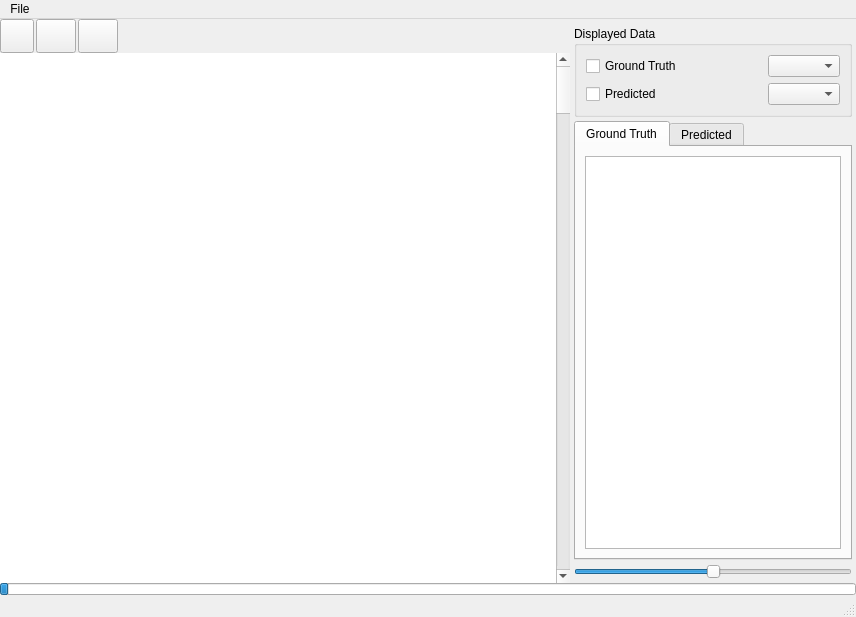
<?xml version="1.0" encoding="UTF-8"?>
<ui version="4.0">
 <class>main_window</class>
 <widget class="QMainWindow" name="main_window">
  <property name="geometry">
   <rect>
    <x>0</x>
    <y>0</y>
    <width>856</width>
    <height>617</height>
   </rect>
  </property>
  <property name="windowTitle">
   <string>MainWindow</string>
  </property>
  <widget class="QWidget" name="central_widget">
   <layout class="QGridLayout" name="gridLayout_2">
    <property name="leftMargin">
     <number>0</number>
    </property>
    <property name="topMargin">
     <number>0</number>
    </property>
    <property name="rightMargin">
     <number>0</number>
    </property>
    <property name="bottomMargin">
     <number>0</number>
    </property>
    <property name="spacing">
     <number>0</number>
    </property>
    <item row="0" column="0">
     <widget class="QWidget" name="graphics_widget" native="true">
      <layout class="QVBoxLayout" name="verticalLayout_4">
       <property name="spacing">
        <number>0</number>
       </property>
       <property name="leftMargin">
        <number>0</number>
       </property>
       <property name="topMargin">
        <number>0</number>
       </property>
       <property name="rightMargin">
        <number>0</number>
       </property>
       <property name="bottomMargin">
        <number>0</number>
       </property>
       <item>
        <layout class="QHBoxLayout" name="horizontalLayout_5">
         <property name="spacing">
          <number>2</number>
         </property>
         <item>
          <widget class="QPushButton" name="resize_button">
           <property name="enabled">
            <bool>true</bool>
           </property>
           <property name="sizePolicy">
            <sizepolicy hsizetype="Fixed" vsizetype="Fixed">
             <horstretch>0</horstretch>
             <verstretch>0</verstretch>
            </sizepolicy>
           </property>
           <property name="minimumSize">
            <size>
             <width>34</width>
             <height>34</height>
            </size>
           </property>
           <property name="maximumSize">
            <size>
             <width>32</width>
             <height>34</height>
            </size>
           </property>
           <property name="text">
            <string/>
           </property>
           <property name="icon">
            <iconset resource="../resources.qrc">
             <normaloff>:/icons/resize_medium</normaloff>:/icons/resize_medium</iconset>
           </property>
           <property name="iconSize">
            <size>
             <width>32</width>
             <height>32</height>
            </size>
           </property>
           <property name="autoDefault">
            <bool>false</bool>
           </property>
           <property name="default">
            <bool>false</bool>
           </property>
           <property name="flat">
            <bool>false</bool>
           </property>
          </widget>
         </item>
         <item>
          <widget class="QPushButton" name="zoom_out_button">
           <property name="enabled">
            <bool>true</bool>
           </property>
           <property name="sizePolicy">
            <sizepolicy hsizetype="Fixed" vsizetype="Fixed">
             <horstretch>0</horstretch>
             <verstretch>0</verstretch>
            </sizepolicy>
           </property>
           <property name="minimumSize">
            <size>
             <width>34</width>
             <height>34</height>
            </size>
           </property>
           <property name="maximumSize">
            <size>
             <width>40</width>
             <height>34</height>
            </size>
           </property>
           <property name="text">
            <string/>
           </property>
           <property name="icon">
            <iconset resource="../resources.qrc">
             <normaloff>:/icons/zoom_in_small</normaloff>:/icons/zoom_in_small</iconset>
           </property>
           <property name="iconSize">
            <size>
             <width>24</width>
             <height>24</height>
            </size>
           </property>
           <property name="shortcut">
            <string>Ctrl+Shift+_</string>
           </property>
          </widget>
         </item>
         <item>
          <widget class="QPushButton" name="zoom_in_button">
           <property name="sizePolicy">
            <sizepolicy hsizetype="Fixed" vsizetype="Fixed">
             <horstretch>0</horstretch>
             <verstretch>0</verstretch>
            </sizepolicy>
           </property>
           <property name="minimumSize">
            <size>
             <width>40</width>
             <height>34</height>
            </size>
           </property>
           <property name="maximumSize">
            <size>
             <width>40</width>
             <height>34</height>
            </size>
           </property>
           <property name="text">
            <string/>
           </property>
           <property name="icon">
            <iconset resource="../resources.qrc">
             <normaloff>:/icons/zoom_out_small</normaloff>:/icons/zoom_out_small</iconset>
           </property>
           <property name="iconSize">
            <size>
             <width>24</width>
             <height>24</height>
            </size>
           </property>
           <property name="shortcut">
            <string>Ctrl++</string>
           </property>
          </widget>
         </item>
         <item>
          <spacer name="graphics_button_spacer">
           <property name="orientation">
            <enum>Qt::Horizontal</enum>
           </property>
           <property name="sizeHint" stdset="0">
            <size>
             <width>40</width>
             <height>20</height>
            </size>
           </property>
          </spacer>
         </item>
        </layout>
       </item>
       <item>
        <layout class="QHBoxLayout" name="view_layout">
         <item>
          <widget class="VGraphicsView" name="graphics_view">
           <property name="sizePolicy">
            <sizepolicy hsizetype="MinimumExpanding" vsizetype="MinimumExpanding">
             <horstretch>0</horstretch>
             <verstretch>0</verstretch>
            </sizepolicy>
           </property>
           <property name="frameShape">
            <enum>QFrame::NoFrame</enum>
           </property>
           <property name="frameShadow">
            <enum>QFrame::Plain</enum>
           </property>
           <property name="lineWidth">
            <number>1</number>
           </property>
           <property name="transformationAnchor">
            <enum>QGraphicsView::AnchorUnderMouse</enum>
           </property>
           <property name="resizeAnchor">
            <enum>QGraphicsView::AnchorViewCenter</enum>
           </property>
          </widget>
         </item>
         <item>
          <widget class="QScrollBar" name="graphics_view_scrollbar">
           <property name="sizePolicy">
            <sizepolicy hsizetype="Fixed" vsizetype="MinimumExpanding">
             <horstretch>0</horstretch>
             <verstretch>0</verstretch>
            </sizepolicy>
           </property>
           <property name="minimumSize">
            <size>
             <width>0</width>
             <height>0</height>
            </size>
           </property>
           <property name="toolTip">
            <string>Scroll through images</string>
           </property>
           <property name="orientation">
            <enum>Qt::Vertical</enum>
           </property>
           <property name="invertedAppearance">
            <bool>false</bool>
           </property>
          </widget>
         </item>
        </layout>
       </item>
      </layout>
     </widget>
    </item>
    <item row="1" column="0" colspan="2">
     <widget class="QProgressBar" name="progress_bar">
      <property name="maximumSize">
       <size>
        <width>16777215</width>
        <height>12</height>
       </size>
      </property>
      <property name="value">
       <number>1</number>
      </property>
      <property name="textVisible">
       <bool>false</bool>
      </property>
     </widget>
    </item>
    <item row="0" column="1">
     <widget class="QWidget" name="control_panel_widget" native="true">
      <property name="sizePolicy">
       <sizepolicy hsizetype="Minimum" vsizetype="Preferred">
        <horstretch>0</horstretch>
        <verstretch>0</verstretch>
       </sizepolicy>
      </property>
      <layout class="QVBoxLayout" name="verticalLayout">
       <property name="spacing">
        <number>4</number>
       </property>
       <property name="leftMargin">
        <number>4</number>
       </property>
       <property name="topMargin">
        <number>7</number>
       </property>
       <property name="rightMargin">
        <number>4</number>
       </property>
       <property name="bottomMargin">
        <number>4</number>
       </property>
       <item>
        <widget class="QGroupBox" name="marker_options_groupbox">
         <property name="sizePolicy">
          <sizepolicy hsizetype="Preferred" vsizetype="Preferred">
           <horstretch>0</horstretch>
           <verstretch>0</verstretch>
          </sizepolicy>
         </property>
         <property name="title">
          <string>Displayed Data</string>
         </property>
         <property name="flat">
          <bool>false</bool>
         </property>
         <layout class="QGridLayout" name="gridLayout">
          <item row="1" column="1">
           <widget class="QComboBox" name="predicted_combobox">
            <property name="sizePolicy">
             <sizepolicy hsizetype="Maximum" vsizetype="Fixed">
              <horstretch>0</horstretch>
              <verstretch>0</verstretch>
             </sizepolicy>
            </property>
            <property name="toolTip">
             <string>Select predicted marker</string>
            </property>
           </widget>
          </item>
          <item row="1" column="0">
           <widget class="QCheckBox" name="predicted_checkbox">
            <property name="sizePolicy">
             <sizepolicy hsizetype="Preferred" vsizetype="Fixed">
              <horstretch>0</horstretch>
              <verstretch>0</verstretch>
             </sizepolicy>
            </property>
            <property name="toolTip">
             <string>Show predicted data</string>
            </property>
            <property name="text">
             <string>Predicted</string>
            </property>
           </widget>
          </item>
          <item row="0" column="1">
           <widget class="QComboBox" name="ground_truth_combobox">
            <property name="sizePolicy">
             <sizepolicy hsizetype="Maximum" vsizetype="Fixed">
              <horstretch>0</horstretch>
              <verstretch>0</verstretch>
             </sizepolicy>
            </property>
            <property name="toolTip">
             <string>Select ground truth marker</string>
            </property>
           </widget>
          </item>
          <item row="0" column="0">
           <widget class="QCheckBox" name="ground_truth_checkbox">
            <property name="sizePolicy">
             <sizepolicy hsizetype="Preferred" vsizetype="Fixed">
              <horstretch>0</horstretch>
              <verstretch>0</verstretch>
             </sizepolicy>
            </property>
            <property name="toolTip">
             <string>Show ground truth data</string>
            </property>
            <property name="text">
             <string>Ground Truth</string>
            </property>
           </widget>
          </item>
         </layout>
        </widget>
       </item>
       <item>
        <widget class="QTabWidget" name="table_tab_widget">
         <property name="sizePolicy">
          <sizepolicy hsizetype="Preferred" vsizetype="MinimumExpanding">
           <horstretch>0</horstretch>
           <verstretch>0</verstretch>
          </sizepolicy>
         </property>
         <property name="currentIndex">
          <number>0</number>
         </property>
         <widget class="QWidget" name="ground_truth_tab">
          <attribute name="title">
           <string>Ground Truth</string>
          </attribute>
          <layout class="QVBoxLayout" name="verticalLayout_2">
           <item>
            <widget class="QTableView" name="ground_truth_table_view">
             <property name="sizePolicy">
              <sizepolicy hsizetype="Preferred" vsizetype="Expanding">
               <horstretch>0</horstretch>
               <verstretch>0</verstretch>
              </sizepolicy>
             </property>
             <property name="mouseTracking">
              <bool>true</bool>
             </property>
             <property name="editTriggers">
              <set>QAbstractItemView::NoEditTriggers</set>
             </property>
             <property name="selectionMode">
              <enum>QAbstractItemView::ExtendedSelection</enum>
             </property>
             <property name="selectionBehavior">
              <enum>QAbstractItemView::SelectRows</enum>
             </property>
             <attribute name="horizontalHeaderCascadingSectionResizes">
              <bool>false</bool>
             </attribute>
            </widget>
           </item>
          </layout>
         </widget>
         <widget class="QWidget" name="predicted_tab">
          <attribute name="title">
           <string>Predicted</string>
          </attribute>
          <layout class="QVBoxLayout" name="verticalLayout_3">
           <item>
            <widget class="QTableView" name="predicted_table_view">
             <property name="sizePolicy">
              <sizepolicy hsizetype="Preferred" vsizetype="Expanding">
               <horstretch>0</horstretch>
               <verstretch>0</verstretch>
              </sizepolicy>
             </property>
             <property name="editTriggers">
              <set>QAbstractItemView::NoEditTriggers</set>
             </property>
             <property name="selectionBehavior">
              <enum>QAbstractItemView::SelectRows</enum>
             </property>
            </widget>
           </item>
          </layout>
         </widget>
        </widget>
       </item>
       <item>
        <widget class="VProbabilitySlider" name="probability_slider">
         <property name="sizePolicy">
          <sizepolicy hsizetype="Preferred" vsizetype="Fixed">
           <horstretch>0</horstretch>
           <verstretch>0</verstretch>
          </sizepolicy>
         </property>
         <property name="toolTip">
          <string>Set probability</string>
         </property>
         <property name="autoFillBackground">
          <bool>false</bool>
         </property>
         <property name="maximum">
          <number>100</number>
         </property>
         <property name="sliderPosition">
          <number>50</number>
         </property>
         <property name="orientation">
          <enum>Qt::Horizontal</enum>
         </property>
         <property name="tickPosition">
          <enum>QSlider::NoTicks</enum>
         </property>
        </widget>
       </item>
      </layout>
     </widget>
    </item>
   </layout>
  </widget>
  <widget class="QMenuBar" name="menubar">
   <property name="geometry">
    <rect>
     <x>0</x>
     <y>0</y>
     <width>856</width>
     <height>27</height>
    </rect>
   </property>
   <widget class="QMenu" name="menu_file">
    <property name="title">
     <string>File</string>
    </property>
    <widget class="QMenu" name="menu_open_data">
     <property name="title">
      <string>Open data...</string>
     </property>
     <addaction name="action_open_ground_truth"/>
     <addaction name="action_open_predicted"/>
    </widget>
    <addaction name="menu_open_data"/>
    <addaction name="action_open_image"/>
    <addaction name="action_save"/>
    <addaction name="action_save_as"/>
    <addaction name="action_quit"/>
   </widget>
   <addaction name="menu_file"/>
  </widget>
  <widget class="QStatusBar" name="statusbar">
   <property name="sizeGripEnabled">
    <bool>true</bool>
   </property>
  </widget>
  <action name="action_open_image">
   <property name="text">
    <string>Open image...</string>
   </property>
  </action>
  <action name="action_open_ground_truth">
   <property name="text">
    <string>Ground Truth</string>
   </property>
  </action>
  <action name="action_open_predicted">
   <property name="text">
    <string>Predicted</string>
   </property>
  </action>
  <action name="action_save">
   <property name="text">
    <string>Save</string>
   </property>
   <property name="shortcut">
    <string>Ctrl+S</string>
   </property>
  </action>
  <action name="action_save_as">
   <property name="text">
    <string>Save As...</string>
   </property>
  </action>
  <action name="action_quit">
   <property name="text">
    <string>Quit</string>
   </property>
   <property name="shortcut">
    <string>Ctrl+Q</string>
   </property>
  </action>
 </widget>
 <customwidgets>
  <customwidget>
   <class>VGraphicsView</class>
   <extends>QGraphicsView</extends>
   <header>vsvis.promoted</header>
   <slots>
    <slot>fit_to_window()</slot>
    <slot>zoom_out()</slot>
    <slot>zoom_in()</slot>
   </slots>
  </customwidget>
  <customwidget>
   <class>VProbabilitySlider</class>
   <extends>QSlider</extends>
   <header>vsvis.promoted</header>
   <slots>
    <slot>activate(int)</slot>
   </slots>
  </customwidget>
 </customwidgets>
 <resources>
  <include location="../resources.qrc"/>
 </resources>
 <connections>
  <connection>
   <sender>resize_button</sender>
   <signal>clicked()</signal>
   <receiver>graphics_view</receiver>
   <slot>fit_to_window()</slot>
   <hints>
    <hint type="sourcelabel">
     <x>36</x>
     <y>52</y>
    </hint>
    <hint type="destinationlabel">
     <x>190</x>
     <y>172</y>
    </hint>
   </hints>
  </connection>
  <connection>
   <sender>zoom_in_button</sender>
   <signal>clicked()</signal>
   <receiver>graphics_view</receiver>
   <slot>zoom_in()</slot>
   <hints>
    <hint type="sourcelabel">
     <x>129</x>
     <y>55</y>
    </hint>
    <hint type="destinationlabel">
     <x>324</x>
     <y>97</y>
    </hint>
   </hints>
  </connection>
  <connection>
   <sender>zoom_out_button</sender>
   <signal>clicked()</signal>
   <receiver>graphics_view</receiver>
   <slot>zoom_out()</slot>
   <hints>
    <hint type="sourcelabel">
     <x>87</x>
     <y>58</y>
    </hint>
    <hint type="destinationlabel">
     <x>255</x>
     <y>114</y>
    </hint>
   </hints>
  </connection>
  <connection>
   <sender>table_tab_widget</sender>
   <signal>currentChanged(int)</signal>
   <receiver>probability_slider</receiver>
   <slot>activate(int)</slot>
   <hints>
    <hint type="sourcelabel">
     <x>656</x>
     <y>163</y>
    </hint>
    <hint type="destinationlabel">
     <x>741</x>
     <y>615</y>
    </hint>
   </hints>
  </connection>
 </connections>
</ui>
